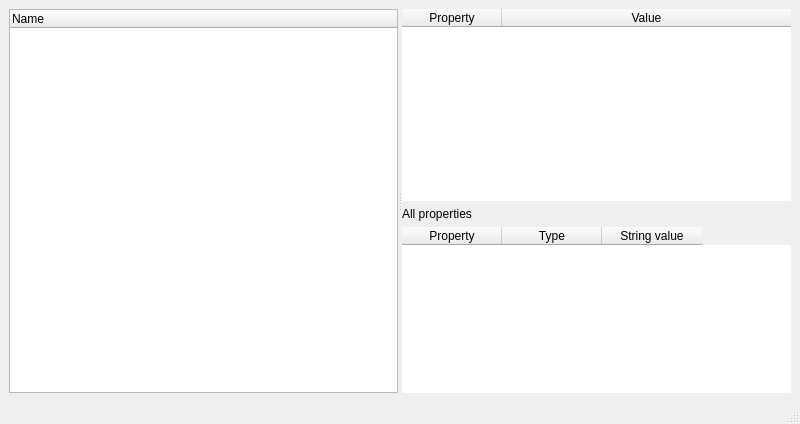
<?xml version="1.0" encoding="UTF-8"?>
<ui version="4.0">
 <class>TreeWindow</class>
 <widget class="QMainWindow" name="TreeWindow">
  <property name="geometry">
   <rect>
    <x>0</x>
    <y>0</y>
    <width>800</width>
    <height>424</height>
   </rect>
  </property>
  <property name="windowTitle">
   <string>Panel DOM Tree</string>
  </property>
  <widget class="QWidget" name="centralwidget">
   <layout class="QVBoxLayout" name="verticalLayout">
    <item>
     <widget class="QSplitter" name="splitter">
      <property name="orientation">
       <enum>Qt::Horizontal</enum>
      </property>
      <widget class="QTreeWidget" name="tree">
       <property name="sizePolicy">
        <sizepolicy hsizetype="Expanding" vsizetype="Expanding">
         <horstretch>1</horstretch>
         <verstretch>0</verstretch>
        </sizepolicy>
       </property>
       <column>
        <property name="text">
         <string notr="true">Name</string>
        </property>
       </column>
      </widget>
      <widget class="QWidget" name="propWidget">
       <property name="sizePolicy">
        <sizepolicy hsizetype="Expanding" vsizetype="Expanding">
         <horstretch>1</horstretch>
         <verstretch>0</verstretch>
        </sizepolicy>
       </property>
       <layout class="QVBoxLayout" name="propLayout">
        <item>
         <widget class="QTableWidget" name="propertiesView">
          <property name="frameShape">
           <enum>QFrame::NoFrame</enum>
          </property>
          <property name="gridStyle">
           <enum>Qt::DotLine</enum>
          </property>
          <property name="sizePolicy">
           <sizepolicy hsizetype="Preferred" vsizetype="Minimum">
            <horstretch>1</horstretch>
            <verstretch>0</verstretch>
           </sizepolicy>
          </property>
          <attribute name="horizontalHeaderStretchLastSection">
           <bool>true</bool>
          </attribute>
          <column>
           <property name="text">
            <string>Property</string>
           </property>
          </column>
          <column>
           <property name="text">
            <string>Value</string>
           </property>
          </column>
         </widget>
        </item>
        <item>
         <widget class="QLabel" name="prop2Label">
          <property name="text">
           <string>All properties</string>
          </property>
          <property name="sizePolicy">
           <sizepolicy hsizetype="Preferred" vsizetype="Preferred">
            <horstretch>0</horstretch>
            <verstretch>0</verstretch>
           </sizepolicy>
          </property>
         </widget>
        </item>
        <item>
         <widget class="QTableWidget" name="allPropertiesView">
          <property name="frameShape">
           <enum>QFrame::NoFrame</enum>
          </property>
          <property name="gridStyle">
           <enum>Qt::DotLine</enum>
          </property>
          <column>
           <property name="text">
            <string>Property</string>
           </property>
          </column>
          <column>
           <property name="text">
            <string>Type</string>
           </property>
          </column>
          <column>
           <property name="text">
            <string>String value</string>
           </property>
          </column>
         </widget>
        </item>
       </layout>

      </widget>
     </widget>
    </item>
   </layout>
  </widget>
  <widget class="QMenuBar" name="menubar">
  </widget>
  <widget class="QStatusBar" name="statusbar"/>
 </widget>
 <resources/>
 <connections/>
</ui>
